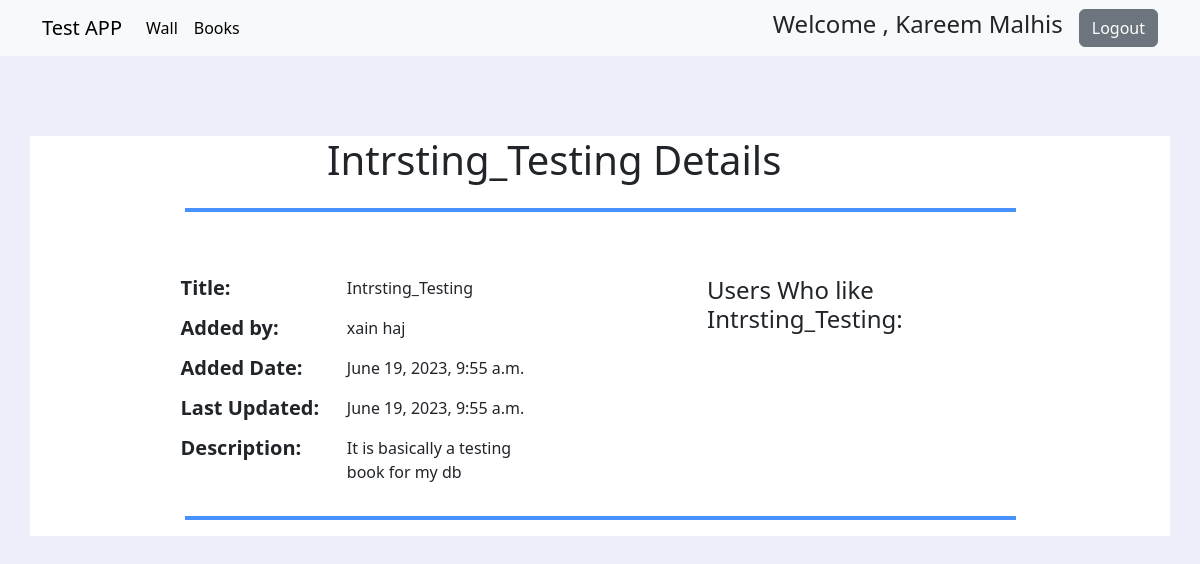
/book_details/3 (signed in), run on the app's committed database.
### fav_books_app/models.py (models this page shows)
class Users(models.Model):
    first_name=models.CharField(max_length=100)
    last_name=models.CharField(max_length=100)
    email=models.CharField(max_length=100)
    password=models.CharField(max_length=255)
    created_at=models.DateTimeField(auto_now_add=True)
    updated_at=models.DateTimeField(auto_now=True)
    objects = Validation()

class Book(models.Model):
    title = models.CharField(max_length=255)
    liked_by = models.ManyToManyField(Users, related_name="fav_books")
    uploaded_by = models.ForeignKey(Users, related_name= "books_uploaded", on_delete=models.CASCADE)
    desc = models.TextField(default="NO Description Available")
    created_at=models.DateTimeField(auto_now_add=True)
    updated_at=models.DateTimeField(auto_now=True)
    objects = BookValidation()

### fav_books_app/views.py (the view)
# urls.py: path('book_details/<int:id>', views.book_details, name='book_details'),
def book_details(request, id):
    user = Users.objects.get(id=request.session['user_id'])
    book = Book.objects.get(id=id)
    context = {
        'book': book,
        'user': user,
    }
    return render(request, 'book_details.html', context)

### fav_books_app/templates/book_details.html (shortened to what this page needs)
<!DOCTYPE html>
<html lang="en">
<head>
    {% load static %}
    <link rel="stylesheet" href="{% static 'css/bootstrap.css' %}">
</head>
<body style="background-color: rgba(231, 233, 249, 0.707);">
    <nav class="navbar navbar-expand-lg navbar-light bg-light">
        <div class="container">
            <a class="navbar-brand" href="#">Test APP</a>
            <div class="collapse navbar-collapse" id="navbarSupportedContent">
                <ul class="navbar-nav me-auto mb-2 mb-lg-0">
                    <li class="nav-item">
                        <a class="nav-link active" aria-current="page"
                            href="{% url 'fav_books_app:success_redirect' %}">Wall</a>
                    </li>
                    <li class="nav-item">
                        <a class="nav-link active" aria-current="page" href="{% url 'fav_books_app:books' %}">Books</a>
                    </li>
                </ul>
                <form class="d-flex align-items-center">
                    <h4> Welcome , {{user.first_name}} {{user.last_name}}</h4>
                    <a href="{% url 'fav_books_app:logout_process' %}" class="ms-3 btn btn-secondary">Logout</a>
                </form>
            </div>
        </div>
    </nav>
    <div class="container  mt-6" style="background-color: rgb(255, 255, 255);">
        <div class="row justify-content-center mt-2 ">
            <div class="col-sm-6">
                <h1>{{book.title}} Details</h1>
            </div>
        </div>
        <div class="row justify-content-center">
            <div class="col-sm-9">
                <hr class="border border-primary border-2 opacity-75">
            </div>
        </div>
        <div class="row">
            <div class="col-sm-7 ">
                <div class="row justify-content-center mt-5">
                    <div class="col-sm-3 ">
                        <h5 class="fw-bold">Title:</h5>
                    </div>
                    <div class="col-sm-4  ">
                        <form action="{% url 'fav_books_app:book_process_edit' id=book.id %}" method="post">
                            {% if user.id == book.uploaded_by.id %}
                            <input type="text" name="title" class="form-control" value="{{book.title}}">
                            {% else %}
                            <p>{{book.title}}</p>
                            {% endif %}
                    </div>
                </div>
                <div class="row justify-content-center ">
                    <div class="col-sm-3  ">
                        <h5 class="fw-bold">Added by:</h5>
                    </div>
                    <div class="col-sm-4">
                        <p>{{book.uploaded_by.first_name}} {{book.uploaded_by.last_name}}</p>
                    </div>
                </div>
                <div class="row justify-content-center ">
                    <div class="col-sm-3  ">
                        <h5 class="fw-bold">Added Date:</h5>
                    </div>
                    <div class="col-sm-4">
                        <p>{{book.created_at}}</p>
                    </div>
                </div>
                <div class="row justify-content-center ">
                    <div class="col-sm-3  ">
                        <h5 class="fw-bold">Last Updated:</h5>
                    </div>
                    <div class="col-sm-4">
                        <p>{{book.updated_at}}</p>
                    </div>
                </div>
                <div class="row justify-content-center ">
                    <div class="col-sm-3  ">
                        <h5 class="fw-bold">Description:</h5>
                    </div>
                    <div class="col-sm-4">
                        {% if user.id == book.uploaded_by.id %}
                        <textarea name="desc" class="form-control" rows="5">{{book.desc}}</textarea>
                        {% else %}
                        <p>{{book.desc}}</p>
                        {% endif %}
                    </div>
                </div>
            </div>
            <div class="col-sm-4 ">
                <div class="row justify-content-center mt-5 ">
                    <h4 class="col-sm-12 ">Users Who like {{book.title}}:</h4>
                </div>
            </div>
        </div>
        <div class="row justify-content-center">
            <div class="col-sm-9">
                <hr class="border border-primary border-2 opacity-75">
            </div>
        </div>
    </div>
</body>
</html>

### data on the page
Users: first_name "Kareem", last_name "Malhis"
Book: title "Intrsting_Testing", uploaded_by.first_name "xain", uploaded_by.last_name "haj", created_at "June 19, 2023, 9:55 a.m.", updated_at "June 19, 2023, 9:55 a.m.", desc "It is basically a testing book for my db"
